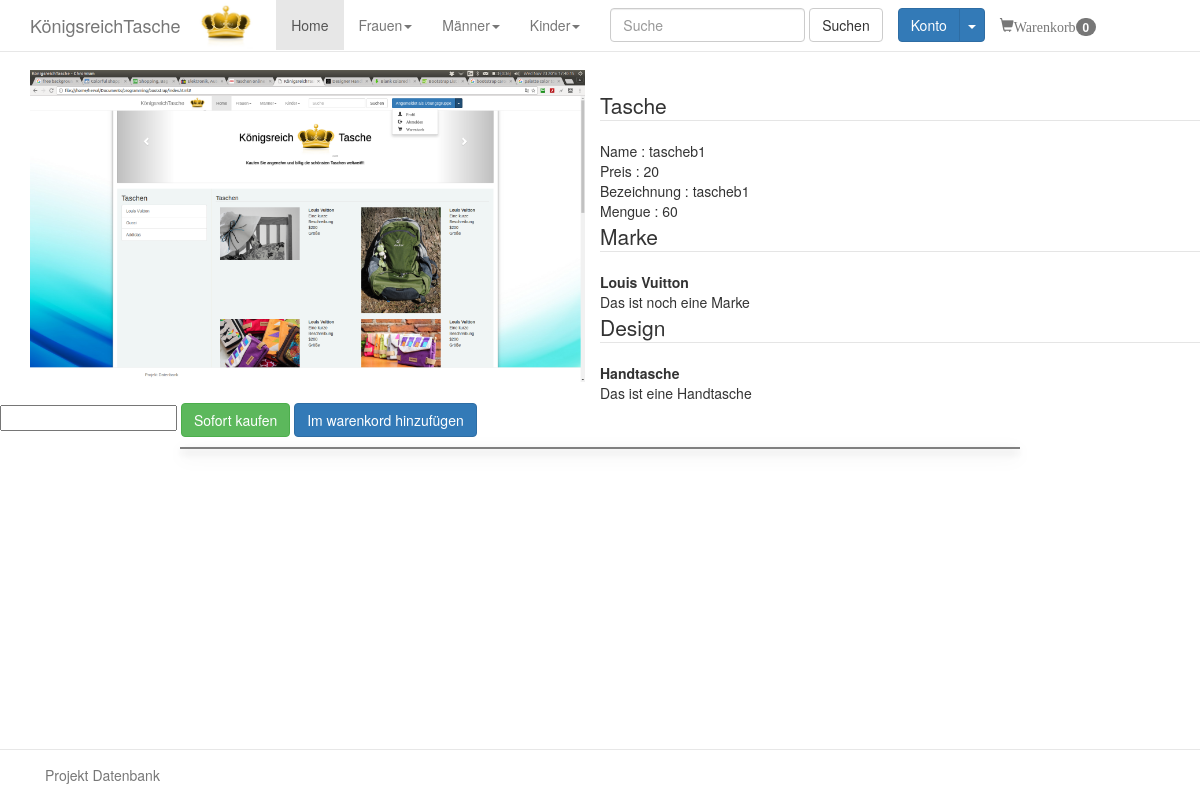
The page /view/katalog.php?id=4 on the database its author committed.
### tables this page shows
CREATE TABLE `kategorie` (
  `IDKategorie` int(11) NOT NULL,
  `NameKategorie` varchar(50) DEFAULT NULL,
  `BezeichnungKategorie` varchar(50) DEFAULT NULL
);

CREATE TABLE `tasche` (
  `IDTasche` int(11) NOT NULL,
  `NameTasche` varchar(100) DEFAULT NULL,
  `Menge` int(11) DEFAULT NULL,
  `Preis` int(11) DEFAULT NULL,
  `PATH` varchar(255) DEFAULT NULL,
  `IDDesign` int(11) DEFAULT NULL,
  `IDMarke` int(11) DEFAULT NULL
);

CREATE TABLE `marke` (
  `IDMarke` int(11) NOT NULL,
  `NameMarke` varchar(50) DEFAULT NULL,
  `BezeichnungMarke` varchar(50) DEFAULT NULL
);

CREATE TABLE `design` (
  `IDDesign` int(11) NOT NULL,
  `NameDesign` varchar(50) DEFAULT NULL,
  `BezeichnungDesign` varchar(50) DEFAULT NULL
);

### view/katalog.php (the view, shortened to what this page needs)
<!DOCTYPE html>
<html lang="en">
  <?php
	include 'head.php'
  ?>
  <body>
  <?php
	include 'head.php';
	include 'nav_bar.php';
	try{
	$query = $bdd->query('SELECT * FROM tasche WHERE IDTasche = \''.$_GET['id'].'\'');
	$querymarke = $bdd->query('SELECT * FROM marke m, tasche t WHERE m.IDMarke = t.IDMarke AND t.IDTasche = '.$_GET['id']);
	$querydesign = $bdd->query('SELECT * FROM design d, tasche t WHERE d.IDDesign = t.IDDesign AND t.IDTasche = '.$_GET['id']);
	$tasche = $query->fetch();
	$marke = $querymarke->fetch();
	$design = $querydesign->fetch();
?>
 <div class="container" style="margin-top:70px;" >
 <div class="row">
		<img src="<?php echo $tasche['PATH'] ?>" class="col-lg-6" id="product"/>
			<p class="col-lg-6" id="kurzbeschreibung">
			<div class="row"><br>
				<fieldset><legend>Tasche</legend>
						Name : <span ><?php echo $tasche['NameTasche']; ?></span><br>
						Preis : <span ><?php echo $tasche['Preis']; ?></span><br>
						Bezeichnung : <span><?php echo $tasche['NameTasche']; ?></span><br>
						Mengue : <span ><?php echo $tasche['Menge']; ?></span><br>
					</fieldset>
					<fieldset><legend>Marke</legend>
					<b><?php echo $marke['NameMarke']; ?></b><br>
						<?php echo $marke['BezeichnungMarke']; ?><br>
					</fieldset>
						<fieldset><legend>Design</legend>
					<b><?php echo $design['NameDesign']; ?></b><br>
						<?php echo $design['BezeichnungDesign']; ?><br>
					</fieldset>
					<form id="formKatalog" method="POST">
						<input type="number" name="menget"/>
						<input type="submit" id="kaufen" class="btn btn-success" value="Sofort kaufen">
						<input type="submit" id="korb" class="btn btn-primary" value="Im warenkord hinzufügen">
					</form>
				</div>
			</p>
	</div>
</div>
<?php
}catch(Exception $e){
	die('Fehler:' .$e->getMessage());
}
?>
    <div class="container" id="body">
      <div>
        <footer class="navbar navbar-default navbar-fixed-bottom">
          <div class="container">
            <ul class="nav navbar-nav">
              <li><a href="#">Projekt Datenbank</a></li>
            </ul>
          </div>
        </footer>
      </div>
    </div>
  </body>
</html>

### view/nav_bar.php (shortened to what this page needs)
<div class="navbar navbar-default navbar-fixed-top" id="navbar">
          <div class="container">
            <div class="navbar-header">
              <a class="navbar-brand" href="#">K&oumlnigsreichTasche</a>
              <span><img id="logo" src="../media/500_F_43284985_CDLQaeuPVUe2j10Zlw8gMfoDH64dpEis.jpg"/></span>
            </div>
            <ul class="nav navbar-nav">
              <li class="active"><a href="/tasche/view/">Home</a></li>
			  <?php
			  	try{
					$bdd = new PDO('mysql:host=localhost;dbname=taschen', 'root', '');
							$query = $bdd->query('SELECT * FROM kategorie');
			while($donnees = $query->fetch()){
			?>
			<li class="dropdown"><a class="dropdown-toggle" data-toggle="dropdown" href="#"><?php echo $donnees['NameKategorie'] ?><span class="caret"></span></a>
              </li>
              <?php
			}
			}catch(Exception $e){
				die('Fehler:' .$e->getMessage());
			}
			?>
              <li>
                <form class="navbar-form">
                  <div class="form-group">
                    <input type="text" class="form-control" placeholder="Suche">
                  </div>
                  <button type="submit" class="btn btn-default">Suchen</button>
                </form>
              </li>
              <li>
				<?php
					if(!isset($_SESSION['id'])){
				?>
					<div class="btn-group" style="margin-top:8px;">
                  <button type="button" class="btn btn-primary">Konto</button>
                  <button type="button" class="btn btn-primary dropdown-toggle" data-toggle="dropdown">
                    <span class="caret"></span>
                  </button>
                </div>
						<?php
					}
				?>
              </li>
			  <li><a href="warenkorb.php"><span class="glyphicon glyphicon-shopping-cart">Warenkorb</span><span class="badge"><?php if(isset($_SESSION['waren'])) echo sizeof($_SESSION['waren']); else echo 0;?></span></a></li>
            </ul>
          </div>
        </div>

### view/style/style.css (style rules this page uses)
body { background-image: url('Free-HD-Light-Blue-Wallpaper-Images.jpg'); background-attachment:fixed; }
#body { background-color: white; height: 100%; width: 70%; border:1px solid grey; box-shadow: 0 4px 8px 0 rgba(0, 0, 0, 0.2), 0 6px 20px 0 rgba(0, 0, 0, 0.19); }
#logo { display:inline; height:50px; margin-right:20px; }
#navbar { width:102.5%; margin-left:-1.25%; }
#product { width:80; height:80; }
#kurzbeschreibung { word-wrap: break-word; }
.navbar { background-color:white; }

### rows shown on the page
kategorie: NameKategorie "Frauen"
kategorie: NameKategorie "Männer"
kategorie: NameKategorie "Kinder"
tasche: PATH (picture), NameTasche "tascheb1", Preis "20", Menge "60", IDMarke.NameMarke "Louis Vuitton", IDMarke.BezeichnungMarke "Das ist noch eine Marke", IDDesign.NameDesign "Handtasche", IDDesign.BezeichnungDesign "Das ist eine Handtasche"
